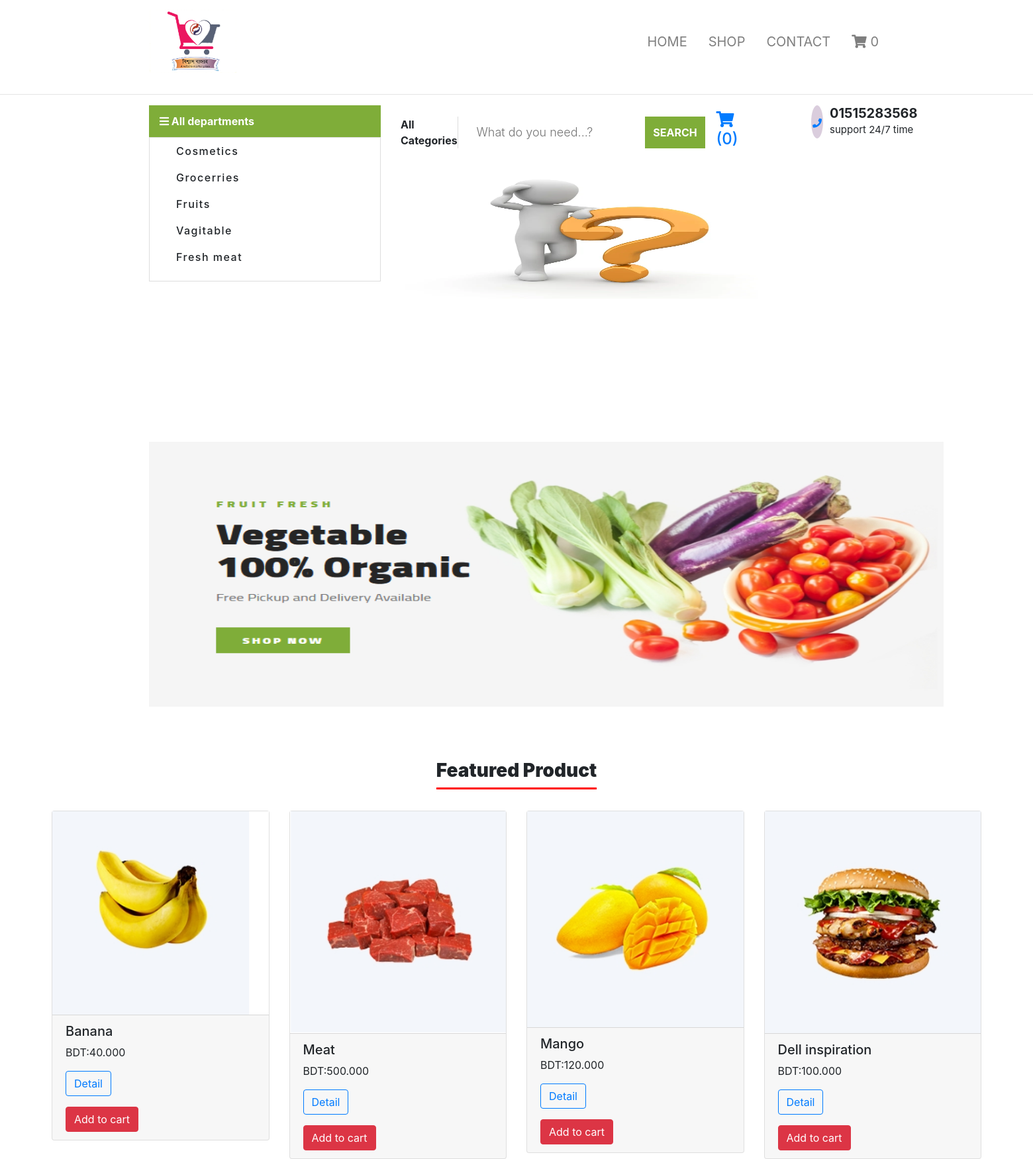
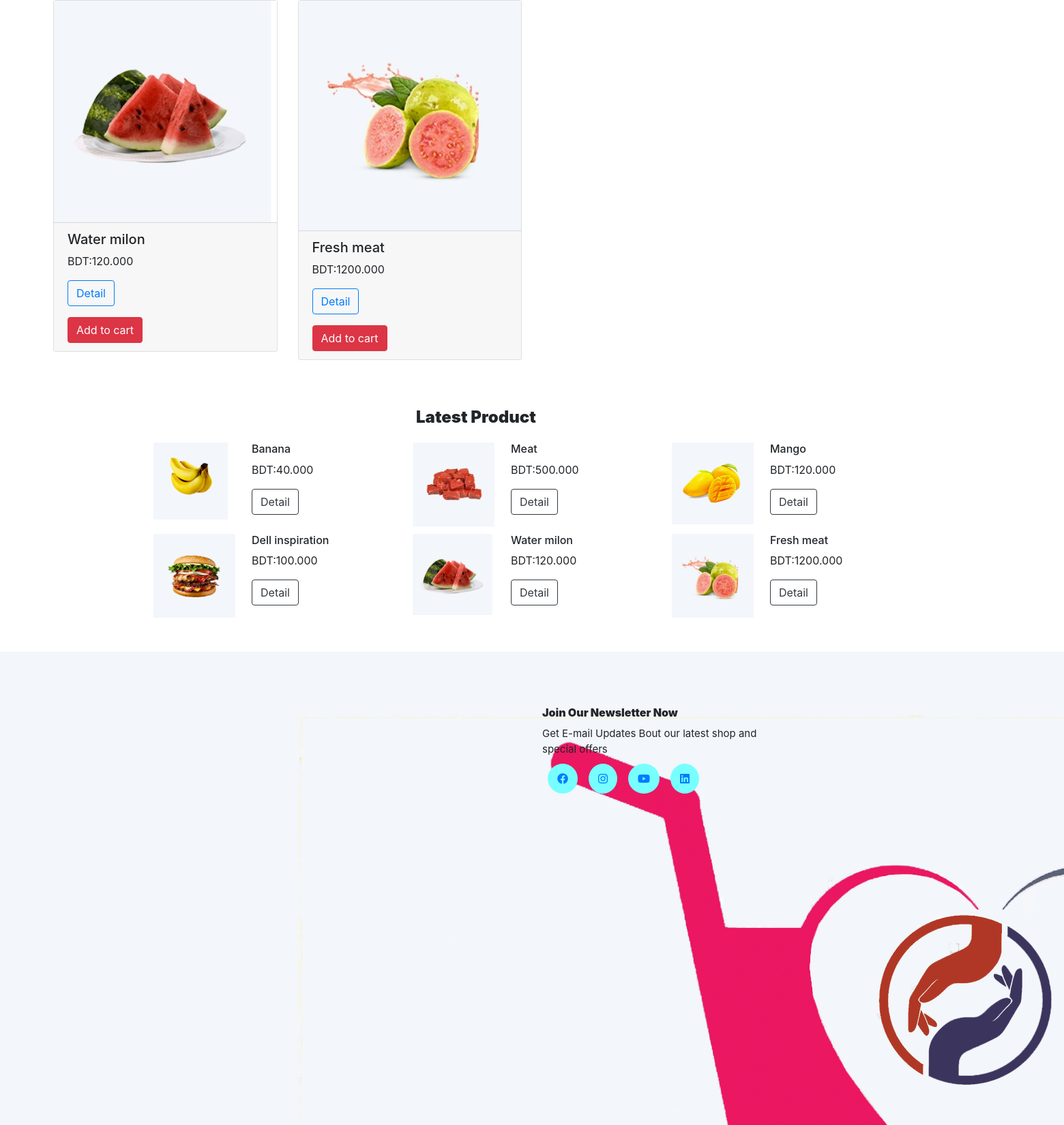
The page / (upper part) on the database its author committed (2 pictures, top to bottom).
### tables this page shows
CREATE TABLE `tbl_catagory` (
  `catId` int(11) NOT NULL,
  `catName` varchar(255) NOT NULL
);

CREATE TABLE `tbl_address` (
  `id` int(11) NOT NULL,
  `address` varchar(255) NOT NULL,
  `phone` varchar(255) NOT NULL,
  `email` varchar(255) NOT NULL
);

CREATE TABLE `tbl_brand_img` (
  `brandId` int(11) NOT NULL,
  `brandName` varchar(255) NOT NULL
);

CREATE TABLE `tbl_product` (
  `productId` int(11) NOT NULL,
  `productName` varchar(255) NOT NULL,
  `catId` int(11) NOT NULL,
  `brandId` int(11) NOT NULL,
  `body` text NOT NULL,
  `price` float(10,3) NOT NULL,
  `image` varchar(255) NOT NULL,
  `type` tinyint(4) NOT NULL DEFAULT '0'
);

### classes/Catagory.php (called while the page is built, shortened)
<?php
$filePath = realpath(dirname(__FILE__));
include_once ($filePath."/../lib/Database.php");
class Catagory{
	private $db;
	public function __construct(){
		$this->db = new Database();
	}
	public function catagoryList(){
		$query    = "select * from tbl_catagory order by catId desc";
		$catList  = $this->db->select($query);
		return $catList;
	}
	}
?>

### lib/Database.php (called while the page is built, shortened)
<?php
Class Database{
 public $host   = DB_HOST;
 public $user   = DB_USER;
 public $pass   = DB_PASS;
 public $dbname = DB_NAME;
 public $link;
private function connectDB(){
 $this->link = new mysqli($this->host,$this->user,$this->pass,$this->dbname);
 }
public function select($query){
  $result = $this->link->query($query) or die($this->link->error.__LINE__);
  if($result->num_rows > 0){
    return $result;
  } else {
    return false;
  }
 }
}

### classes/Address.php (called while the page is built, shortened)
<?php
$filePath = realpath(dirname(__FILE__));
include_once ($filePath."/../lib/Database.php");
class Address{
	private $db;
	public function __construct(){
		$this->db = new Database();
	}
	public function addressList(){
		$query    = "select * from tbl_address order by id desc";
		$addList  = $this->db->select($query);
		return $addList;
	}
	}
?>

### classes/Brand.php (called while the page is built, shortened)
<?php
$filePath = realpath(dirname(__FILE__));
include_once ($filePath."/../lib/Database.php");
class Brand
{
	private $db;
	public function __construct(){
		$this->db = new Database();
	}
	public function BrandListImg(){
		$query    = "select * from tbl_brand_img order by brandId desc";
		$brandList  = $this->db->select($query);
		return $brandList;
	}
}
?>

### classes/Product.php (called while the page is built, shortened)
<?php
$filePath = realpath(dirname(__FILE__));
include_once ($filePath."/../lib/Database.php");
class Product
{
	private $db;
	public function __construct(){
		$this->db = new Database();
	}
	public function GetFpd(){
		$query    = "select * from tbl_product where type = '0' order by productId desc limit 8";
		$getFpd   = $this->db->select($query);
		return $getFpd;
	}
	public function GetLpd(){
		$query    = "select * from tbl_product  order by productId desc limit 8";
		$getFpd   = $this->db->select($query);
		return $getFpd;
	}
}
?>

### index.php (the view, shortened to what this page needs)
<?php
include_once"inc/header.php";
?>
<body>
	<hr>
	<section class="main">
		<div class="container">
			<div class="row">
				<div class="col-md-4 mb-5">
					<?php
					include_once"inc/sidebar.php";
				     ?>
				</div>
				<div class="col-md-6">
					<?php
					include_once"inc/search.php";
					?>
				</div>
				<div class="col-md-2">
					<div class="hero_search_phone" id="phone">
						<div class="phone_icon">
							<?php
							$address = $add->addressList();
							if($address){
								foreach($address as $value){
					     	?>
							<a href="tel:<?php echo $value['phone'];?>"><i class=" fa fa-phone"></i>
							</a>
						</div>
						<div class="phone_text" id="phone">
							<h5><?php echo $value['phone'];?></h5>
							<?php } }?>
							<span>support 24/7 time</span>
						</div>
					</div>
				</div>
			</div>
			<div class="row">
				<?php
					$addList = $brand->BrandListImg();
							if($addList){
								foreach ($addList as $brandImage) {
				?>
				<div class="col">
					<div class="hero_item" id="image">
						<a href="shop.php"><img src="admin/<?php echo $brandImage['brandName'];?>" alt="" style="width: 1200px; height: 400px; margin-top: 10px;"></a>
					</div>
				</div>
				<?php } } ?>
			</div>
		</div>
	</section>
	<div class="featured">
		<div class="container3">
			<div class="row4">
				<div class="section_title mb-4">
					<h2>Featured Product</h2>
				</div>
			</div>
			<div class="row" id="featured">
				<?php
				$getFpd = $pd->GetFpd();
				if($getFpd){
					while($value = $getFpd->fetch_assoc()){
		    	?>
				<div class="col-md-3">
					<div class="card m-0 p-0">
						<img src="admin/<?php echo $value['image'];?>" class=".card-img-top img-fluid" alt="">
						<div class="card-footer">
							<h5><?php echo $value['productName'];?></h5>
							<p>BDT:<?php echo $value['price'];?></p>
							<a href="detail.php?detail=<?php echo $value['productId'];?>" class="btn btn-outline-primary">Detail</a>
							<form action="" method="post">
								<br>
								<input type="submit" class="btn btn-danger mt-3" value="Add to cart" name="buy">
							</form>
						</div>
					</div>
				</div>
				<?php } }?>
			</div>
		</div>
	</div>
	<div class="latest_product">
		<div class="container">
			<div class="row">
				<div class="col-md-4">
				</div>
				<div class="col-md-4">
					<h4>Latest Product</h4>
				</div>
			</div>
			<div class="row" id="leatest">
				<?php
				$getLpd = $pd->GetLpd();
				if($getLpd){
					while($value = $getLpd->fetch_assoc()){
			?>
				<div class="col-md-4">
					<div>
						<div class="latest_product_item_pic mr-4" style="float:left;">
							<img src="admin/<?php echo $value['image'];?>" alt="">
						</div>
						<div>
							<h6><?php echo $value['productName'];?></h6>
							<p>BDT:<?php echo $value['price'];?></p>
							<a href="detail.php?detail=<?php echo $value['productId'];?>" class="btn btn-outline-dark">Detail</a>
						</div>
					</div>
				</div>
				<?php } }?>
			</div>
		</div>
	</div>
	<?php
	include_once "inc/footer.php";
	?>

### inc/sidebar.php
<div class="sidebar" style="height:450px;">
	<div class="all_dept">
		<i class=" fa fa-bars"></i>
		<span>All departments</span>
	</div>
	<div class="items">
		<ul>
			<?php
			$getCat = $cat->catagoryList();
			if($getCat){
			foreach($getCat as $data){
			?>
			<li><a href="search.php?id=<?php echo $data['catId'];?>"><?php echo $data['catName'];?></a></li>
			<?php } }?>
		</ul>
	</div>
</div>

### css/style.css (style rules this page uses)
body, html { margin: 0; padding: 0; font-family: 'Roboto', sans-serif; }
body { font-weight: 400; line-height: 1.5; color: #212529; text-align: left; background-color: #fff; }
ul li { list-style: none; }
.sidebar { flex: 1; height: 50vh; }
.all_dept { cursor: pointer; background-color: #7fad39; padding: 12px 16px; color: #ffffff; font-weight: 700; }
.items { border: 1px solid #ddd; }
.items ul li { display: block; padding: 8px 0; }
.items ul li a { font-weight: 500; color: #212529; letter-spacing: 1.5px; }
form { display: flex; align-items: center; }
form input, button { border: 0; font-size: 18px; padding: 12px 12px; background: transparent; color: black; background: #ffffff; font-weight: 300; outline: 0; }
.hero_search_phone { margin-left: 30px; flex: 1; display: flex; align-items: flex-start; }
.phone_icon { margin-left: 20px; width: 50px; height: 50px; border-radius: 50%; border: 2px solid transparent; background-color: #dacddd; text-align: center; color: rgb(167, 11, 11); }
.phone_icon .fa { padding: 18px 0; font-size: 14px; cursor: pointer; }
.phone_text { flex: 2; margin-left: 10px; }
.phone_text h5 { font-size: 20px; margin: 0; font-weight: 700; color: #212529; }
.phone_text span { font-size: 15px; color: #212529; }
.featured { padding-top: 80px; padding-bottom: 40px; }
.container3 { width: 90%; margin: auto; }
.row4 { display: flex; flex-direction: column; justify-content: center; align-items: center; }
.row4 .section_title h2 { font-size: 28px; font-weight: 900; padding-bottom: 8px; border-bottom: 3px solid red; }
.latest_product { margin-top: 30px; }
.latest_product h4 { padding-left: 5px; font-weight: 900; font-size: 24px; padding-bottom: 15px; }
.latest_product_item_pic img { width: 120px; margin-bottom: 10px; }

### rows shown on the page
tbl_catagory: catName "Cosmetics"
tbl_catagory: catName "Grocerries"
tbl_catagory: catName "Fruits"
tbl_catagory: catName "Vagitable"
tbl_catagory: catName "Fresh meat"
tbl_address: phone "01515283568"
tbl_brand_img: brandName (picture)
tbl_product: image (picture), productName "Banana", price "40.000"
tbl_product: image (picture), productName "Meat", price "500.000"
tbl_product: image (picture), productName "Mango", price "120.000"
tbl_product: image (picture), productName "Dell inspiration", price "100.000"
tbl_product: image (picture), productName "Water milon", price "120.000"
tbl_product: image (picture), productName "Fresh meat", price "1200.000"
